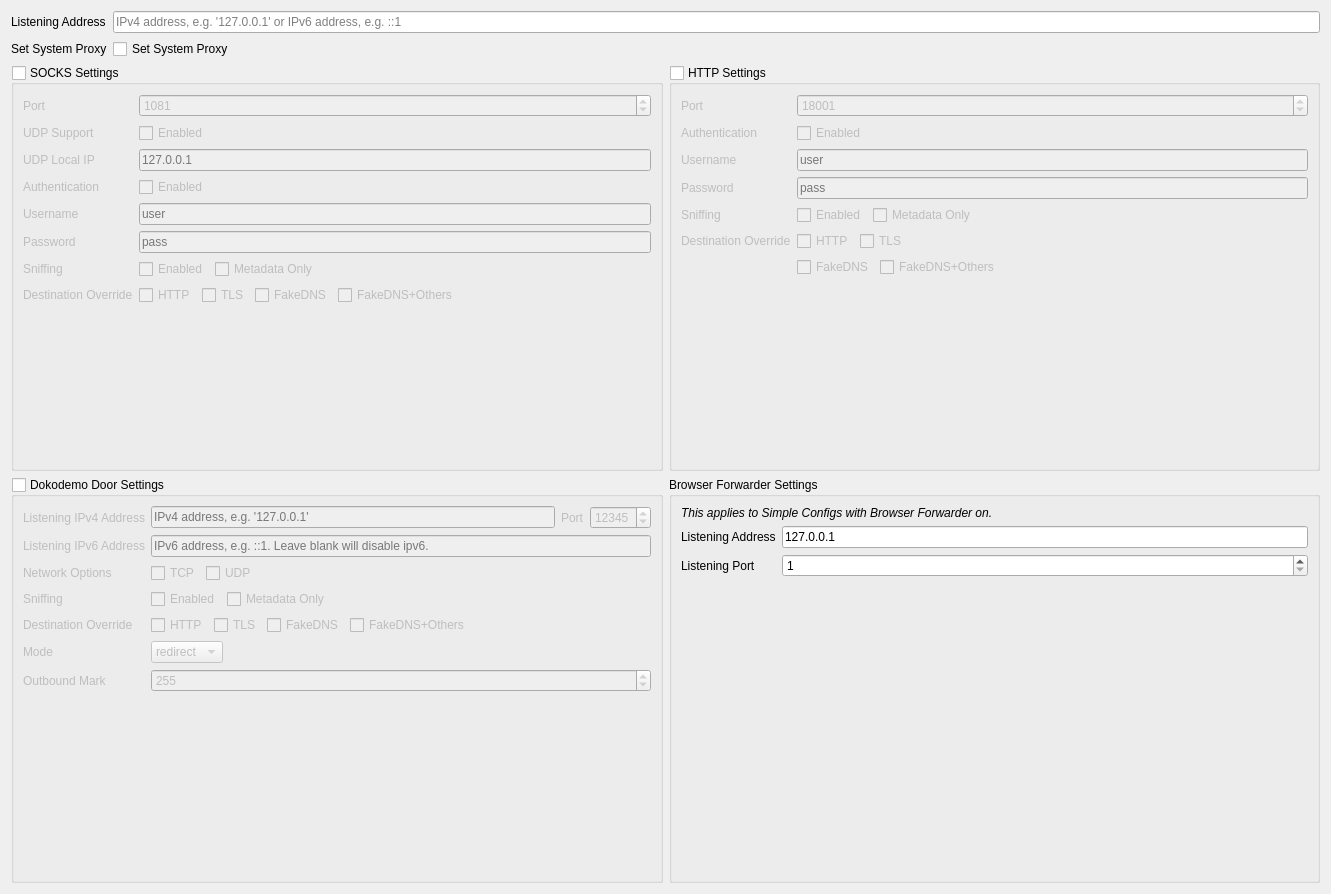
         <widget class="QWidget" name="scrollAreaWidgetContents_2">
          <property name="geometry">
           <rect>
            <x>0</x>
            <y>0</y>
            <width>1331</width>
            <height>894</height>
           </rect>
          </property>
          <layout class="QVBoxLayout" name="verticalLayout_2" stretch="0,1">
           <item>
            <layout class="QFormLayout" name="formLayout_4">
             <item row="0" column="0">
              <widget class="QLabel" name="label_22">
               <property name="text">
                <string>Listening Address</string>
               </property>
               <property name="textFormat">
                <enum>Qt::PlainText</enum>
               </property>
              </widget>
             </item>
             <item row="0" column="1">
              <widget class="QLineEdit" name="listenIPTxt">
               <property name="placeholderText">
                <string>IPv4 address, e.g. '127.0.0.1' or IPv6 address, e.g. ::1</string>
               </property>
              </widget>
             </item>
             <item row="1" column="0">
              <widget class="QLabel" name="label_59">
               <property name="text">
                <string>Set System Proxy</string>
               </property>
               <property name="textFormat">
                <enum>Qt::PlainText</enum>
               </property>
              </widget>
             </item>
             <item row="1" column="1">
              <widget class="QCheckBox" name="setSysProxyCB">
               <property name="text">
                <string>Set System Proxy</string>
               </property>
              </widget>
             </item>
            </layout>
           </item>
           <item>
            <layout class="QGridLayout" name="gridLayout_11">
             <item row="1" column="0">
              <widget class="QGroupBox" name="tproxyGroupBox">
               <property name="title">
                <string>Dokodemo Door Settings</string>
               </property>
               <property name="checkable">
                <bool>true</bool>
               </property>
               <property name="checked">
                <bool>false</bool>
               </property>
               <layout class="QFormLayout" name="formLayout_11">
                <item row="0" column="1">
                 <layout class="QHBoxLayout" name="horizontalLayout_8">
                  <item>
                   <widget class="QLineEdit" name="tproxyListenAddr">
                    <property name="placeholderText">
                     <string>IPv4 address, e.g. '127.0.0.1'</string>
                    </property>
                   </widget>
                  </item>
                  <item>
                   <widget class="QLabel" name="label_77">
                    <property name="text">
                     <string>Port</string>
                    </property>
                   </widget>
                  </item>
                  <item>
                   <widget class="QSpinBox" name="tProxyPort">
                    <property name="minimum">
                     <number>1</number>
                    </property>
                    <property name="maximum">
                     <number>65535</number>
                    </property>
                    <property name="value">
                     <number>12345</number>
                    </property>
                   </widget>
                  </item>
                 </layout>
                </item>
                <item row="2" column="0">
                 <widget class="QLabel" name="label_72">
                  <property name="text">
                   <string>Network Options</string>
                  </property>
                  <property name="textFormat">
                   <enum>Qt::PlainText</enum>
                  </property>
                 </widget>
                </item>
                <item row="2" column="1">
                 <layout class="QHBoxLayout" name="horizontalLayout">
                  <item>
                   <widget class="QCheckBox" name="tproxyEnableTCP">
                    <property name="text">
                     <string>TCP</string>
                    </property>
                   </widget>
                  </item>
                  <item>
                   <widget class="QCheckBox" name="tproxyEnableUDP">
                    <property name="text">
                     <string>UDP</string>
                    </property>
                   </widget>
                  </item>
                  <item>
                   <spacer name="horizontalSpacer_2">
                    <property name="orientation">
                     <enum>Qt::Horizontal</enum>
                    </property>
                    <property name="sizeHint" stdset="0">
                     <size>
                      <width>40</width>
                      <height>20</height>
                     </size>
                    </property>
                   </spacer>
                  </item>
                 </layout>
                </item>
                <item row="4" column="0">
                 <widget class="QLabel" name="label_93">
                  <property name="text">
                   <string>Destination Override</string>
                  </property>
                  <property name="textFormat">
                   <enum>Qt::PlainText</enum>
                  </property>
                 </widget>
                </item>
                <item row="4" column="1">
                 <layout class="QHBoxLayout" name="horizontalLayout_14">
                  <item>
                   <widget class="QCheckBox" name="tproxyOverrideHTTPCB">
                    <property name="text">
                     <string>HTTP</string>
                    </property>
                   </widget>
                  </item>
                  <item>
                   <widget class="QCheckBox" name="tproxyOverrideTLSCB">
                    <property name="text">
                     <string>TLS</string>
                    </property>
                   </widget>
                  </item>
                  <item>
                   <widget class="QCheckBox" name="tproxyOverrideFakeDNSCB">
                    <property name="text">
                     <string>FakeDNS</string>
                    </property>
                   </widget>
                  </item>
                  <item>
                   <widget class="QCheckBox" name="tproxyOverrideFakeDNSOthersCB">
                    <property name="text">
                     <string>FakeDNS+Others</string>
                    </property>
                   </widget>
                  </item>
                  <item>
                   <spacer name="horizontalSpacer_3">
                    <property name="orientation">
                     <enum>Qt::Horizontal</enum>
                    </property>
                    <property name="sizeHint" stdset="0">
                     <size>
                      <width>40</width>
                      <height>20</height>
                     </size>
                    </property>
                   </spacer>
                  </item>
                 </layout>
                </item>
                <item row="5" column="0">
                 <widget class="QLabel" name="label_78">
                  <property name="text">
                   <string>Mode</string>
                  </property>
                  <property name="textFormat">
                   <enum>Qt::PlainText</enum>
                  </property>
                 </widget>
                </item>
                <item row="5" column="1">
                 <widget class="QComboBox" name="tproxyMode">
                  <property name="sizePolicy">
                   <sizepolicy hsizetype="Fixed" vsizetype="Fixed">
                    <horstretch>0</horstretch>
                    <verstretch>0</verstretch>
                   </sizepolicy>
                  </property>
                  <item>
                   <property name="text">
                    <string notr="true">redirect</string>
                   </property>
                  </item>
                  <item>
                   <property name="text">
                    <string notr="true">tproxy</string>
                   </property>
                  </item>
                 </widget>
                </item>
                <item row="6" column="0">
                 <widget class="QLabel" name="label_79">
                  <property name="text">
                   <string>Outbound Mark</string>
                  </property>
                  <property name="textFormat">
                   <enum>Qt::PlainText</enum>
                  </property>
                 </widget>
                </item>
                <item row="6" column="1">
                 <widget class="QSpinBox" name="outboundMark">
                  <property name="minimum">
                   <number>0</number>
                  </property>
                  <property name="maximum">
                   <number>65535</number>
                  </property>
                  <property name="value">
                   <number>255</number>
                  </property>
                 </widget>
                </item>
                <item row="0" column="0">
                 <widget class="QLabel" name="label_73">
                  <property name="text">
                   <string>Listening IPv4 Address</string>
                  </property>
                  <property name="textFormat">
                   <enum>Qt::PlainText</enum>
                  </property>
                 </widget>
                </item>
                <item row="1" column="0">
                 <widget class="QLabel" name="label_90">
                  <property name="text">
                   <string>Listening IPv6 Address</string>
                  </property>
                  <property name="textFormat">
                   <enum>Qt::PlainText</enum>
                  </property>
                 </widget>
                </item>
                <item row="1" column="1">
                 <widget class="QLineEdit" name="tproxyListenV6Addr">
                  <property name="toolTip">
                   <string/>
                  </property>
                  <property name="text">
                   <string/>
                  </property>
                  <property name="placeholderText">
                   <string>IPv6 address, e.g. ::1. Leave blank will disable ipv6.</string>
                  </property>
                 </widget>
                </item>
                <item row="3" column="0">
                 <widget class="QLabel" name="label_18">
                  <property name="text">
                   <string>Sniffing</string>
                  </property>
                 </widget>
                </item>
                <item row="3" column="1">
                 <layout class="QHBoxLayout" name="horizontalLayout_17">
                  <item>
                   <widget class="QCheckBox" name="tproxySniffingCB">
                    <property name="text">
                     <string>Enabled</string>
                    </property>
                   </widget>
                  </item>
                  <item>
                   <widget class="QCheckBox" name="tproxySniffingMetadataOnlyCB">
                    <property name="text">
                     <string>Metadata Only</string>
                    </property>
                   </widget>
                  </item>
                  <item>
                   <spacer name="horizontalSpacer_4">
                    <property name="orientation">
                     <enum>Qt::Horizontal</enum>
                    </property>
                    <property name="sizeHint" stdset="0">
                     <size>
                      <width>40</width>
                      <height>20</height>
                     </size>
                    </property>
                   </spacer>
                  </item>
                 </layout>
                </item>
               </layout>
              </widget>
             </item>
             <item row="0" column="0">
              <widget class="QGroupBox" name="socksGroupBox">
               <property name="title">
                <string>SOCKS Settings</string>
               </property>
               <property name="checkable">
                <bool>true</bool>
               </property>
               <property name="checked">
                <bool>false</bool>
               </property>
               <layout class="QFormLayout" name="formLayout_7">
                <item row="0" column="0">
                 <widget class="QLabel" name="label_4">
                  <property name="text">
                   <string>Port</string>
                  </property>
                  <property name="textFormat">
                   <enum>Qt::PlainText</enum>
                  </property>
                 </widget>
                </item>
                <item row="0" column="1">
                 <widget class="QSpinBox" name="socksPortLE">
                  <property name="minimum">
                   <number>1</number>
                  </property>
                  <property name="maximum">
                   <number>65535</number>
                  </property>
                  <property name="value">
                   <number>1081</number>
                  </property>
                 </widget>
                </item>
                <item row="1" column="0">
                 <widget class="QLabel" name="label_14">
                  <property name="text">
                   <string>UDP Support</string>
                  </property>
                  <property name="textFormat">
                   <enum>Qt::PlainText</enum>
                  </property>
                 </widget>
                </item>
                <item row="1" column="1">
                 <widget class="QCheckBox" name="socksUDPCB">
                  <property name="text">
                   <string>Enabled</string>
                  </property>
                 </widget>
                </item>
                <item row="2" column="0">
                 <widget class="QLabel" name="label_25">
                  <property name="text">
                   <string>UDP Local IP</string>
                  </property>
                  <property name="textFormat">
                   <enum>Qt::PlainText</enum>
                  </property>
                 </widget>
                </item>
                <item row="2" column="1">
                 <widget class="QLineEdit" name="socksUDPIP">
                  <property name="placeholderText">
                   <string notr="true">127.0.0.1</string>
                  </property>
                 </widget>
                </item>
                <item row="3" column="0">
                 <widget class="QLabel" name="label_10">
                  <property name="text">
                   <string>Authentication</string>
                  </property>
                  <property name="textFormat">
                   <enum>Qt::PlainText</enum>
                  </property>
                 </widget>
                </item>
                <item row="3" column="1">
                 <widget class="QCheckBox" name="socksAuthCB">
                  <property name="text">
                   <string>Enabled</string>
                  </property>
                 </widget>
                </item>
                <item row="4" column="0">
                 <widget class="QLabel" name="label_11">
                  <property name="text">
                   <string>Username</string>
                  </property>
                  <property name="textFormat">
                   <enum>Qt::PlainText</enum>
                  </property>
                 </widget>
                </item>
                <item row="4" column="1">
                 <widget class="QLineEdit" name="socksAuthUsernameTxt">
                  <property name="placeholderText">
                   <string notr="true">user</string>
                  </property>
                 </widget>
                </item>
                <item row="5" column="0">
                 <widget class="QLabel" name="label_12">
                  <property name="text">
                   <string>Password</string>
                  </property>
                  <property name="textFormat">
                   <enum>Qt::PlainText</enum>
                  </property>
                 </widget>
                </item>
                <item row="5" column="1">
                 <widget class="QLineEdit" name="socksAuthPasswordTxt">
                  <property name="placeholderText">
                   <string notr="true">pass</string>
                  </property>
                 </widget>
                </item>
                <item row="6" column="0">
                 <widget class="QLabel" name="label_87">
                  <property name="text">
                   <string>Sniffing</string>
                  </property>
                  <property name="textFormat">
                   <enum>Qt::PlainText</enum>
                  </property>
                 </widget>
                </item>
                <item row="6" column="1">
                 <layout class="QHBoxLayout" name="horizontalLayout_15">
                  <item>
                   <widget class="QCheckBox" name="socksSniffingCB">
                    <property name="text">
                     <string>Enabled</string>
                    </property>
                   </widget>
                  </item>
                  <item>
                   <widget class="QCheckBox" name="socksSniffingMetadataOnly">
                    <property name="text">
                     <string>Metadata Only</string>
                    </property>
                   </widget>
                  </item>
                  <item>
                   <spacer name="horizontalSpacer_5">
                    <property name="orientation">
                     <enum>Qt::Horizontal</enum>
                    </property>
                    <property name="sizeHint" stdset="0">
                     <size>
                      <width>40</width>
                      <height>20</height>
                     </size>
                    </property>
                   </spacer>
                  </item>
                 </layout>
                </item>
                <item row="7" column="0">
                 <widget class="QLabel" name="label_91">
                  <property name="text">
                   <string>Destination Override</string>
                  </property>
                  <property name="textFormat">
                   <enum>Qt::PlainText</enum>
                  </property>
                 </widget>
                </item>
                <item row="7" column="1">
                 <layout class="QHBoxLayout" name="horizontalLayout_12">
                  <item>
                   <widget class="QCheckBox" name="socksOverrideHTTPCB">
                    <property name="text">
                     <string>HTTP</string>
                    </property>
                   </widget>
                  </item>
                  <item>
                   <widget class="QCheckBox" name="socksOverrideTLSCB">
                    <property name="text">
                     <string>TLS</string>
                    </property>
                   </widget>
                  </item>
                  <item>
                   <widget class="QCheckBox" name="socksOverrideFakeDNSCB">
                    <property name="text">
                     <string>FakeDNS</string>
                    </property>
                   </widget>
                  </item>
                  <item>
                   <widget class="QCheckBox" name="socksOverrideFakeDNSOthersCB">
                    <property name="text">
                     <string>FakeDNS+Others</string>
                    </property>
                   </widget>
                  </item>
                  <item>
                   <spacer name="horizontalSpacer_6">
                    <property name="orientation">
                     <enum>Qt::Horizontal</enum>
                    </property>
                    <property name="sizeHint" stdset="0">
                     <size>
                      <width>40</width>
                      <height>20</height>
                     </size>
                    </property>
                   </spacer>
                  </item>
                 </layout>
                </item>
               </layout>
              </widget>
             </item>
             <item row="0" column="1">
              <widget class="QGroupBox" name="httpGroupBox">
               <property name="title">
                <string>HTTP Settings</string>
               </property>
               <property name="checkable">
                <bool>true</bool>
               </property>
               <property name="checked">
                <bool>false</bool>
               </property>
               <layout class="QFormLayout" name="formLayout_2">
                <item row="0" column="0">
                 <widget class="QLabel" name="label_3">
                  <property name="text">
                   <string>Port</string>
                  </property>
                  <property name="textFormat">
                   <enum>Qt::PlainText</enum>
                  </property>
                 </widget>
                </item>
                <item row="0" column="1">
                 <widget class="QSpinBox" name="httpPortLE">
                  <property name="minimum">
                   <number>1</number>
                  </property>
                  <property name="maximum">
                   <number>65535</number>
                  </property>
                  <property name="value">
                   <number>18001</number>
                  </property>
                 </widget>
                </item>
                <item row="1" column="0">
                 <widget class="QLabel" name="label_9">
                  <property name="text">
                   <string>Authentication</string>
                  </property>
                  <property name="textFormat">
                   <enum>Qt::PlainText</enum>
                  </property>
                 </widget>
                </item>
                <item row="1" column="1">
                 <widget class="QCheckBox" name="httpAuthCB">
                  <property name="text">
                   <string>Enabled</string>
                  </property>
                 </widget>
                </item>
                <item row="2" column="0">
                 <widget class="QLabel" name="label_2">
                  <property name="text">
                   <string>Username</string>
                  </property>
                  <property name="textFormat">
                   <enum>Qt::PlainText</enum>
                  </property>
                 </widget>
                </item>
                <item row="2" column="1">
                 <widget class="QLineEdit" name="httpAuthUsernameTxt">
                  <property name="placeholderText">
                   <string notr="true">user</string>
                  </property>
                 </widget>
                </item>
                <item row="3" column="0">
                 <widget class="QLabel" name="label_13">
                  <property name="text">
                   <string>Password</string>
                  </property>
                  <property name="textFormat">
                   <enum>Qt::PlainText</enum>
                  </property>
                 </widget>
                </item>
                <item row="3" column="1">
                 <widget class="QLineEdit" name="httpAuthPasswordTxt">
                  <property name="placeholderText">
                   <string notr="true">pass</string>
                  </property>
                 </widget>
                </item>
                <item row="4" column="0">
                 <widget class="QLabel" name="label_88">
                  <property name="text">
                   <string>Sniffing</string>
                  </property>
                  <property name="textFormat">
                   <enum>Qt::PlainText</enum>
                  </property>
                 </widget>
                </item>
                <item row="4" column="1">
                 <layout class="QHBoxLayout" name="horizontalLayout_16">
                  <item>
                   <widget class="QCheckBox" name="httpSniffingCB">
                    <property name="text">
                     <string>Enabled</string>
                    </property>
                   </widget>
                  </item>
                  <item>
                   <widget class="QCheckBox" name="httpSniffingMetadataOnly">
                    <property name="text">
                     <string>Metadata Only</string>
                    </property>
                   </widget>
                  </item>
                  <item>
                   <spacer name="horizontalSpacer_7">
                    <property name="orientation">
                     <enum>Qt::Horizontal</enum>
                    </property>
                    <property name="sizeHint" stdset="0">
                     <size>
                      <width>40</width>
                      <height>20</height>
                     </size>
                    </property>
                   </spacer>
                  </item>
                 </layout>
                </item>
                <item row="5" column="0">
                 <widget class="QLabel" name="label_92">
                  <property name="text">
                   <string>Destination Override</string>
                  </property>
                  <property name="textFormat">
                   <enum>Qt::PlainText</enum>
                  </property>
                 </widget>
                </item>
                <item row="5" column="1">
                 <layout class="QHBoxLayout" name="horizontalLayout_13">
                  <item>
                   <widget class="QCheckBox" name="httpOverrideHTTPCB">
                    <property name="text">
                     <string>HTTP</string>
                    </property>
                   </widget>
                  </item>
                  <item>
                   <widget class="QCheckBox" name="httpOverrideTLSCB">
                    <property name="text">
                     <string>TLS</string>
                    </property>
                   </widget>
                  </item>
                  <item>
                   <spacer name="horizontalSpacer_8">
                    <property name="orientation">
                     <enum>Qt::Horizontal</enum>
                    </property>
                    <property name="sizeHint" stdset="0">
                     <size>
                      <width>40</width>
                      <height>20</height>
                     </size>
                    </property>
                   </spacer>
                  </item>
                 </layout>
                </item>
                <item row="6" column="1">
                 <layout class="QHBoxLayout" name="horizontalLayout_13">
                  <item>
                   <widget class="QCheckBox" name="httpOverrideFakeDNSCB">
                    <property name="text">
                     <string>FakeDNS</string>
                    </property>
                   </widget>
                  </item>
                  <item>
                   <widget class="QCheckBox" name="httpOverrideFakeDNSOthersCB">
                    <property name="text">
                     <string>FakeDNS+Others</string>
                    </property>
                   </widget>
                  </item>
                  <item>
                   <spacer name="horizontalSpacer_8">
                    <property name="orientation">
                     <enum>Qt::Horizontal</enum>
                    </property>
                    <property name="sizeHint" stdset="0">
                     <size>
                      <width>40</width>
                      <height>20</height>
                     </size>
                    </property>
                   </spacer>
                  </item>
                 </layout>
                </item>
               </layout>
              </widget>
             </item>
             <item row="1" column="1">
              <widget class="QGroupBox" name="groupBox_2">
               <property name="enabled">
                <bool>true</bool>
               </property>
               <property name="title">
                <string>Browser Forwarder Settings</string>
               </property>
               <property name="checkable">
                <bool>false</bool>
               </property>
               <property name="checked">
                <bool>false</bool>
               </property>
               <layout class="QFormLayout" name="formLayout_14">
                <item row="1" column="0">
                 <widget class="QLabel" name="label_42">
                  <property name="text">
                   <string comment="Listening Address for Browser Forwarder">Listening Address</string>
                  </property>
                 </widget>
                </item>
                <item row="1" column="1">
                 <widget class="QLineEdit" name="browserForwarderAddressTxt">
                  <property name="text">
                   <string notr="true">127.0.0.1</string>
                  </property>
                 </widget>
                </item>
                <item row="2" column="0">
                 <widget class="QLabel" name="label_66">
                  <property name="text">
                   <string comment="Listening Port for Browser Forwarder">Listening Port</string>
                  </property>
                 </widget>
                </item>
                <item row="2" column="1">
                 <widget class="QSpinBox" name="browserForwarderPortSB">
                  <property name="minimum">
                   <number>1</number>
                  </property>
                  <property name="maximum">
                   <number>65535</number>
                  </property>
                 </widget>
                </item>
                <item row="0" column="0" colspan="2">
                 <widget class="QLabel" name="label_82">
                  <property name="font">
                   <font>
                    <italic>true</italic>
                   </font>
                  </property>
                  <property name="text">
                   <string>This applies to Simple Configs with Browser Forwarder on.</string>
                  </property>
                 </widget>
                </item>
               </layout>
              </widget>
             </item>
            </layout>
           </item>
          </layout>
         </widget>
